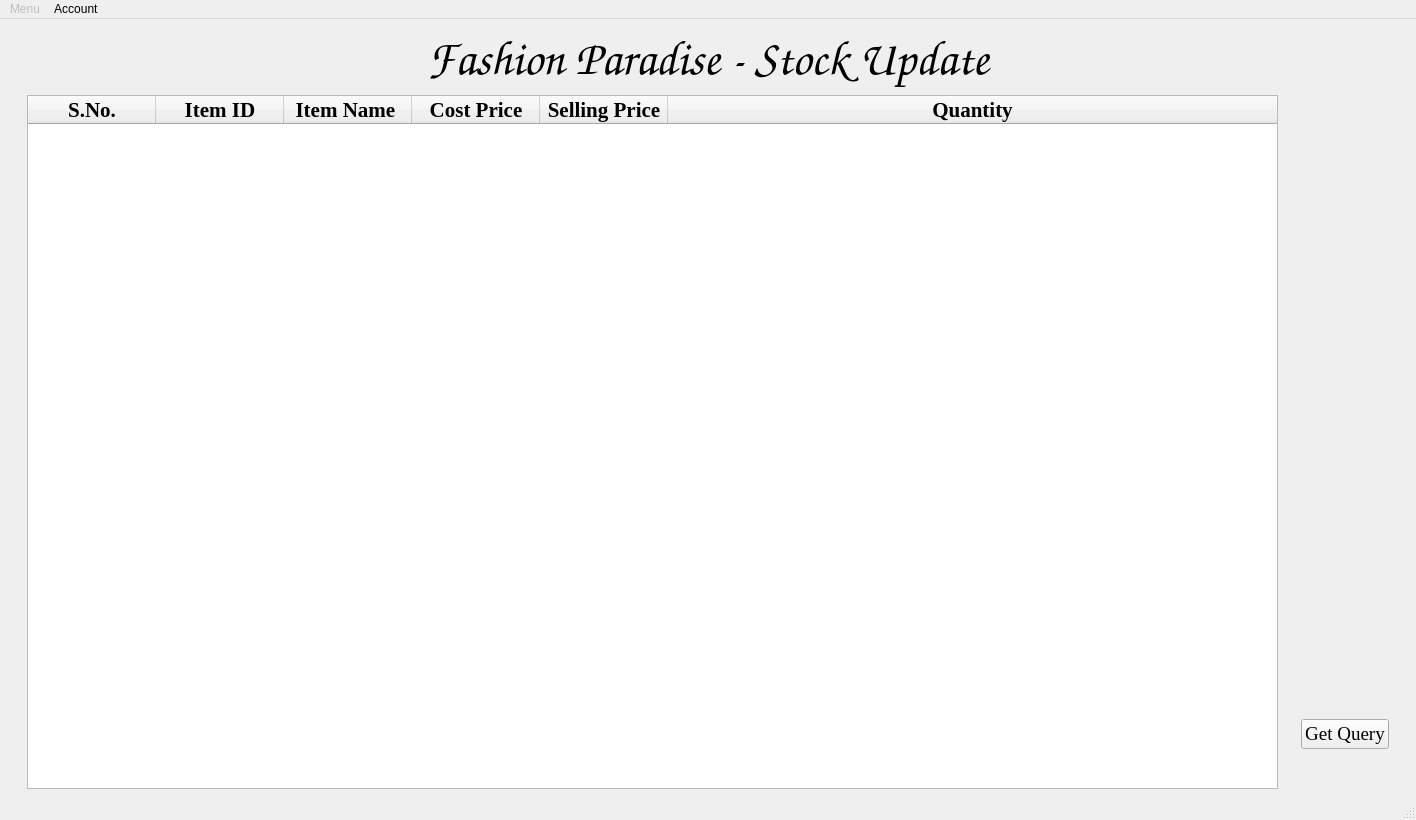
<?xml version="1.0" encoding="UTF-8"?>
<ui version="4.0">
 <class>MainWindow</class>
 <widget class="QMainWindow" name="MainWindow">
  <property name="geometry">
   <rect>
    <x>0</x>
    <y>0</y>
    <width>1416</width>
    <height>820</height>
   </rect>
  </property>
  <property name="minimumSize">
   <size>
    <width>1280</width>
    <height>720</height>
   </size>
  </property>
  <property name="font">
   <font>
    <kerning>false</kerning>
   </font>
  </property>
  <property name="windowTitle">
   <string>MainWindow</string>
  </property>
  <widget class="QWidget" name="centralwidget">
   <layout class="QGridLayout" name="gridLayout_15">
    <item row="0" column="0">
     <layout class="QGridLayout" name="gridLayout_14">
      <item row="0" column="0">
       <layout class="QGridLayout" name="gridLayout_13">
        <item row="0" column="0">
         <layout class="QGridLayout" name="gridLayout_10">
          <item row="0" column="0">
           <spacer name="horizontalSpacer_2">
            <property name="orientation">
             <enum>Qt::Horizontal</enum>
            </property>
            <property name="sizeType">
             <enum>QSizePolicy::Minimum</enum>
            </property>
            <property name="sizeHint" stdset="0">
             <size>
              <width>18</width>
              <height>20</height>
             </size>
            </property>
           </spacer>
          </item>
          <item row="0" column="1">
           <layout class="QGridLayout" name="gridLayout_9">
            <item row="0" column="0">
             <layout class="QGridLayout" name="gridLayout_6">
              <item row="0" column="0">
               <widget class="QLabel" name="label_2">
                <property name="font">
                 <font>
                  <family>Comic Sans MS</family>
                  <pointsize>36</pointsize>
                  <kerning>false</kerning>
                 </font>
                </property>
                <property name="text">
                 <string>Fashion Paradise - Stock Update</string>
                </property>
                <property name="alignment">
                 <set>Qt::AlignCenter</set>
                </property>
               </widget>
              </item>
              <!-- <item row="1" column="0">
               <layout class="QGridLayout" name="gridLayout_2">
                <item row="0" column="0">
                 <layout class="QGridLayout" name="gridLayout">
                  <item row="0" column="0">
                   <widget class="QLabel" name="Bill_Number_Label">
                    <property name="font">
                     <font>
                      <family>Times New Roman</family>
                      <pointsize>16</pointsize>
                      <kerning>false</kerning>
                     </font>
                    </property>
                    <property name="whatsThis">
                     <string extracomment="Bill Identification Number"/>
                    </property>
                    <property name="text">
                     <string>Bill No    :     </string>
                    </property>
                   </widget>
                  </item>
                  <item row="1" column="0">
                   <widget class="QLabel" name="Billed_By_Label">
                    <property name="font">
                     <font>
                      <family>Times New Roman</family>
                      <pointsize>16</pointsize>
                      <kerning>false</kerning>
                     </font>
                    </property>
                    <property name="whatsThis">
                     <string extracomment="Staff who is billing"/>
                    </property>
                    <property name="text">
                     <string>Billed By :                          </string>
                    </property>
                   </widget>
                  </item>
                 </layout>
                </item>
                <item row="0" column="1">
                 <spacer name="horizontalSpacer">
                  <property name="orientation">
                   <enum>Qt::Horizontal</enum>
                  </property>
                  <property name="sizeHint" stdset="0">
                   <size>
                    <width>40</width>
                    <height>20</height>
                   </size>
                  </property>
                 </spacer>
                </item>
                <item row="0" column="2">
                 <layout class="QGridLayout" name="gridLayout_3">
                  <item row="0" column="0">
                   <widget class="QLabel" name="Bill_Date_Label">
                    <property name="sizePolicy">
                     <sizepolicy hsizetype="Fixed" vsizetype="Fixed">
                      <horstretch>0</horstretch>
                      <verstretch>0</verstretch>
                     </sizepolicy>
                    </property>
                    <property name="font">
                     <font>
                      <family>Times New Roman</family>
                      <pointsize>16</pointsize>
                      <kerning>false</kerning>
                     </font>
                    </property>
                    <property name="whatsThis">
                     <string extracomment="Date of the Bill"/>
                    </property>
                    <property name="frameShape">
                     <enum>QFrame::NoFrame</enum>
                    </property>
                    <property name="text">
                     <string>Bill Date :                           </string>
                    </property>
                   </widget>
                  </item>
                  <item row="1" column="0">
                   <widget class="QLabel" name="Bill_Time_Label">
                    <property name="font">
                     <font>
                      <family>Times New Roman</family>
                      <pointsize>16</pointsize>
                      <kerning>false</kerning>
                     </font>
                    </property>
                    <property name="whatsThis">
                     <string extracomment="Time of the Bill"/>
                    </property>
                    <property name="text">
                     <string>Bill Time :                    </string>
                    </property>
                   </widget>
                  </item>
                 </layout>
                </item>
               </layout>
              </item> -->
             </layout>
            </item>
            <item row="0" column="1">
             <spacer name="horizontalSpacer_7">
              <property name="orientation">
               <enum>Qt::Horizontal</enum>
              </property>
              <property name="sizeType">
               <enum>QSizePolicy::Minimum</enum>
              </property>
              <property name="sizeHint" stdset="0">
               <size>
                <width>18</width>
                <height>20</height>
               </size>
              </property>
             </spacer>
            </item>
           </layout>
          </item>
         </layout>
        </item>
        <item row="1" column="0">
         <layout class="QGridLayout" name="gridLayout_12">
          <item row="0" column="0">
           <layout class="QGridLayout" name="gridLayout_11">
            <item row="0" column="0">
             <spacer name="horizontalSpacer_6">
              <property name="orientation">
               <enum>Qt::Horizontal</enum>
              </property>
              <property name="sizeType">
               <enum>QSizePolicy::Minimum</enum>
              </property>
              <property name="sizeHint" stdset="0">
               <size>
                <width>18</width>
                <height>20</height>
               </size>
              </property>
             </spacer>
            </item>
            <item row="0" column="1">
                <widget class="QTableWidget" name="Bill_Table">
                    <property name="minimumSize">
                        <size>
                            <width>0</width>
                            <height>610</height>
                        </size>
                    </property>
                    <property name="font">
                        <font>
                            <family>Times New Roman</family>
                            <pointsize>16</pointsize>
                            <kerning>false</kerning>
                        </font>
                    </property>
                    <property name="verticalScrollBarPolicy">
                        <enum>Qt::ScrollBarAlwaysOff</enum>
                    </property>
                    <property name="horizontalScrollBarPolicy">
                        <enum>Qt::ScrollBarAlwaysOff</enum>
                    </property>
                    <property name="sizeAdjustPolicy">
                        <enum>QAbstractScrollArea::AdjustToContents</enum>
                    </property>
                    <property name="showGrid">
                        <bool>true</bool>
                    </property>
                    <property name="gridStyle">
                        <enum>Qt::NoPen</enum>
                    </property>
                    <attribute name="horizontalHeaderVisible">
                        <bool>true</bool>
                    </attribute>
                    <attribute name="horizontalHeaderCascadingSectionResizes">
                        <bool>true</bool>
                    </attribute>
                    <attribute name="horizontalHeaderDefaultSectionSize">
                        <number>128</number>
                    </attribute>
                    <attribute name="horizontalHeaderStretchLastSection">
                        <bool>true</bool>
                    </attribute>
                    <attribute name="verticalHeaderVisible">
                        <bool>false</bool>
                    </attribute>
                    <attribute name="verticalHeaderCascadingSectionResizes">
                        <bool>true</bool>
                    </attribute>
                    <column>
                        <property name="text">
                            <string>S.No.</string>
                        </property>
                        <property name="font">
                            <font>
                                <family>Times New Roman</family>
                                <pointsize>16</pointsize>
                                <bold>true</bold>
                                <stylestrategy>PreferAntialias</stylestrategy>
                                <kerning>false</kerning>
                            </font>
                        </property>
                        <property name="foreground">
                            <brush brushstyle="SolidPattern">
                                <color alpha="255">
                                    <red>0</red>
                                    <green>0</green>
                                    <blue>0</blue>
                                </color>
                            </brush>
                        </property>
                    </column>
                    <column>
                        <property name="text">  <!-- Item ID-->
                            <string>Item ID</string>
                        </property>
                        <property name="font">
                            <font>
                                <family>Times New Roman</family>
                                <pointsize>16</pointsize>
                                <bold>true</bold>
                                <kerning>true</kerning>
                            </font>
                        </property>
                    </column>
                    <column>
                        <property name="text">      <!--Item Name-->
                            <string>Item Name </string>
                        </property>
                        <property name="font">
                            <font>
                                <family>Times New Roman</family>
                                <pointsize>16</pointsize>
                                <bold>true</bold>
                                <kerning>false</kerning>
                            </font>
                        </property>
                    </column>
                    <column>
                        <property name="text">
                            <string>Cost Price</string>
                        </property>
                        <property name="font">
                            <font>
                                <family>Times New Roman</family>
                                <pointsize>16</pointsize>
                                <bold>true</bold>
                                <kerning>false</kerning>
                            </font>
                        </property>
                    </column>
                    <column>
                        <property name="text">
                            <string>Selling Price</string>
                        </property>
                        <property name="font">
                            <font>
                                <family>Times New Roman</family>
                                <pointsize>16</pointsize>
                                <bold>true</bold>
                                <kerning>false</kerning>
                            </font>
                        </property>
                    </column>
                    <column>
                        <property name="text">
                            <string>Quantity</string>
                        </property>
                        <property name="font">
                            <font>
                                <family>Times New Roman</family>
                                <pointsize>16</pointsize>
                                <bold>true</bold>
                                <kerning>false</kerning>
                            </font>
                        </property>
                    </column>
                </widget>
            </item>

           </layout>
          </item>
          <item row="0" column="1">
           <layout class="QGridLayout" name="gridLayout_8">
            <item row="0" column="0">
             <layout class="QGridLayout" name="gridLayout_5">
              <item row="0" column="0">
               <spacer name="horizontalSpacer_5">
                <property name="orientation">
                 <enum>Qt::Horizontal</enum>
                </property>
                <property name="sizeType">
                 <enum>QSizePolicy::Minimum</enum>
                </property>
                <property name="sizeHint" stdset="0">
                 <size>
                  <width>17</width>
                  <height>20</height>
                 </size>
                </property>
               </spacer>
              </item>
              <item row="0" column="1">
               <layout class="QGridLayout" name="gridLayout_4">
                <item row="0" column="0">
                 <spacer name="verticalSpacer">
                  <property name="orientation">
                   <enum>Qt::Vertical</enum>
                  </property>
                  <property name="sizeHint" stdset="0">
                   <size>
                    <width>20</width>
                    <height>40</height>
                   </size>
                  </property>
                 </spacer>
                </item>
                <item row="4" column="0">
                 <widget class="QPushButton" name="Query_Button">
                  <property name="font">
                   <font>
                    <family>Times New Roman</family>
                    <pointsize>14</pointsize>
                    <kerning>false</kerning>
                   </font>
                  </property>
                  <property name="text">
                   <string>Get Query</string>
                  </property>
                  <property name="icon">
                   <iconset theme="printer"/>
                  </property>
                 </widget>
                </item>
                <!-- <item row="1" column="0">
                 <layout class="QGridLayout" name="gridLayout_7">
                  <item row="0" column="0">
                   <widget class="QLabel" name="Net_Total_Label">
                    <property name="minimumSize">
                     <size>
                      <width>200</width>
                      <height>0</height>
                     </size>
                    </property>
                    <property name="font">
                     <font>
                      <family>Times New Roman</family>
                      <pointsize>16</pointsize>
                      <bold>true</bold>
                      <kerning>false</kerning>
                     </font>
                    </property>
                    <property name="text">
                     <string>Net Total          :      </string>
                    </property>
                   </widget>
                  </item>
                  <item row="1" column="0">
                   <widget class="QLabel" name="Net_Discount_Label">
                    <property name="minimumSize">
                     <size>
                      <width>200</width>
                      <height>0</height>
                     </size>
                    </property>
                    <property name="font">
                     <font>
                      <family>Times New Roman</family>
                      <pointsize>16</pointsize>
                      <bold>true</bold>
                      <kerning>false</kerning>
                     </font>
                    </property>
                    <property name="text">
                     <string>Net Discount    :      </string>
                    </property>
                   </widget>
                  </item>
                 </layout>
                </item>
                <item row="2" column="0">
                 <widget class="QLabel" name="Total_Label">
                  <property name="minimumSize">
                   <size>
                    <width>200</width>
                    <height>0</height>
                   </size>
                  </property>
                  <property name="font">
                   <font>
                    <family>Times New Roman</family>
                    <pointsize>16</pointsize>
                    <bold>true</bold>
                    <kerning>false</kerning>
                   </font>
                  </property>
                  <property name="text">
                   <string>Total                  :         </string>
                  </property>
                 </widget>
                </item> -->
                <item row="5" column="0">
                 <spacer name="verticalSpacer_2">
                  <property name="orientation">
                   <enum>Qt::Vertical</enum>
                  </property>
                  <property name="sizeType">
                   <enum>QSizePolicy::Minimum</enum>
                  </property>
                  <property name="sizeHint" stdset="0">
                   <size>
                    <width>20</width>
                    <height>40</height>
                   </size>
                  </property>
                 </spacer>
                </item>
                <item row="3" column="0">
                 <widget class="QLabel" name="label">
                  <property name="text">
                   <string/>
                  </property>
                 </widget>
                </item>
               </layout>
              </item>
             </layout>
            </item>
            <item row="0" column="1">
             <spacer name="horizontalSpacer_4">
              <property name="orientation">
               <enum>Qt::Horizontal</enum>
              </property>
              <property name="sizeType">
               <enum>QSizePolicy::Minimum</enum>
              </property>
              <property name="sizeHint" stdset="0">
               <size>
                <width>18</width>
                <height>20</height>
               </size>
              </property>
             </spacer>
            </item>
           </layout>
          </item>
         </layout>
        </item>
       </layout>
      </item>
     </layout>
    </item>
   </layout>
  </widget>
  <widget class="QMenuBar" name="My_Menu">
   <property name="geometry">
    <rect>
     <x>0</x>
     <y>0</y>
     <width>1416</width>
     <height>22</height>
    </rect>
   </property>
   <widget class="QMenu" name="New_Bill_Tab">
    <property name="enabled">
     <bool>false</bool>
    </property>
    <property name="title">
     <string>Menu</string>
    </property>
    <widget class="QMenu" name="menuStock">
     <property name="enabled">
      <bool>false</bool>
     </property>
     <property name="title">
      <string>Stock</string>
     </property>
     <addaction name="Stock_Menu"/>
     <addaction name="Sales_Menu"/>
    </widget>
    <widget class="QMenu" name="menuSales">
     <property name="enabled">
      <bool>false</bool>
     </property>
     <property name="title">
      <string>Sales</string>
     </property>
     <addaction name="actionToday_s_Sales"/>
     <addaction name="actionPrevious_Sales"/>
    </widget>
    <addaction name="menuStock"/>
    <addaction name="menuSales"/>
    <addaction name="Staff_Management_Menu"/>
   </widget>
   <widget class="QMenu" name="Quit_Tab">
    <property name="title">
     <string>Account </string>
    </property>
    <addaction name="Profile"/>
    <addaction name="actionLogout"/>
    <addaction name="actionThemes"/>
   </widget>
   <addaction name="New_Bill_Tab"/>
   <addaction name="Quit_Tab"/>
  </widget>
  <widget class="QStatusBar" name="statusbar"/>
  <action name="actionProfile">
   <property name="text">
    <string>Profile</string>
   </property>
  </action>
  <action name="Stock_Menu">
   <property name="text">
    <string>View Stock</string>
   </property>
  </action>
  <action name="Sales_Menu">
   <property name="text">
    <string>Update Stock</string>
   </property>
  </action>
  <action name="actionToday_s_Sales">
   <property name="text">
    <string>Today's Sales</string>
   </property>
  </action>
  <action name="actionPrevious_Sales">
   <property name="text">
    <string>Previous Sales</string>
   </property>
  </action>
  <action name="Staff_Management_Menu">
   <property name="enabled">
    <bool>true</bool>
   </property>
   <property name="text">
    <string>Staff Management </string>
   </property>
  </action>
  <action name="Profile">
   <property name="text">
    <string>Profile </string>
   </property>
  </action>
  <action name="actionLogout">
   <property name="text">
    <string>Logout and Exit</string>
   </property>
  </action>
  <action name="Exit_Button">
   <property name="text">
    <string>Logout and Exit</string>
   </property>
  </action>
  <action name="actionThemes">
   <property name="text">
    <string>Themes</string>
   </property>
  </action>
 </widget>
 <resources>
  <include location="Qt resources/Report_Manager/image.qrc"/>
  <include location="BMS.qrc"/>
 </resources>
 <connections/>
</ui>
